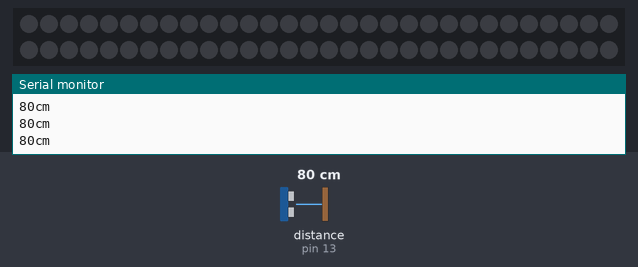
The sketch below on a simulated Arduino Uno, built with avr-gcc and run on an emulated ATmega328P. On the bench: 60 RGB LEDs in strip order, left to right, continuing on the next row, the last lines printed to the serial monitor. The test bench sets the inputs (shaded band); at power-on: distance to the obstacle (sensor on pin 13) 80 cm. The echo pulse lasts 58.3 µs per cm; dim RGB values are drawn brighter than linear.

Above: at 1.2 s.
1.3 s: distance to the obstacle (sensor on pin 13) set to 2 cm
At 1.82 s:
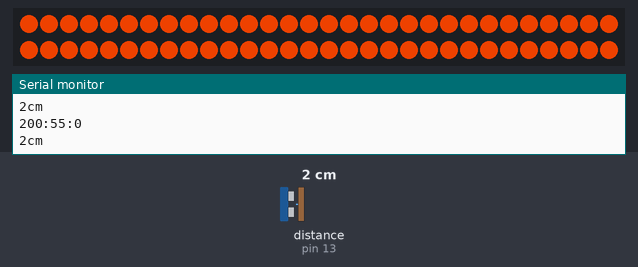
4.2 s: distance to the obstacle (sensor on pin 13) set to 250 cm
At 4.4 s:
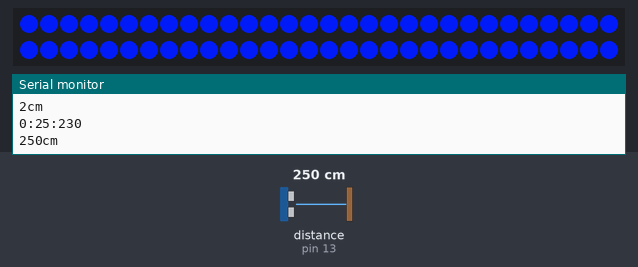
6.0 s: distance to the obstacle (sensor on pin 13) set to 4 cm
At 6.4 s:
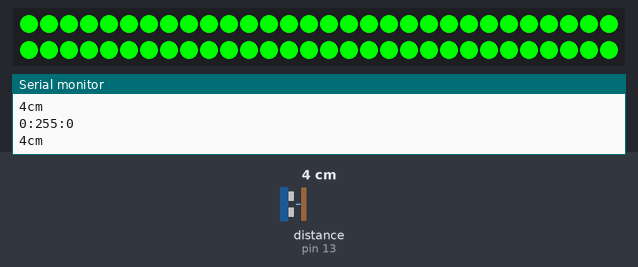
8.7 s: distance to the obstacle (sensor on pin 13) set to 18 cm
At 10.0 s:
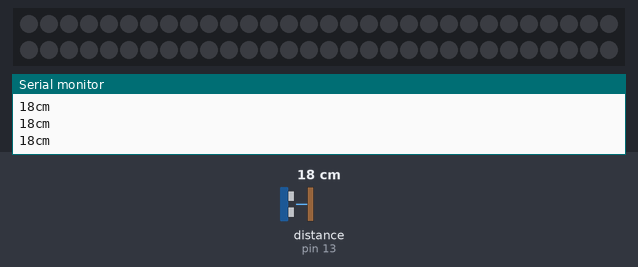
10.4 s: distance to the obstacle (sensor on pin 13) set to 9 cm
At 11.23 s:
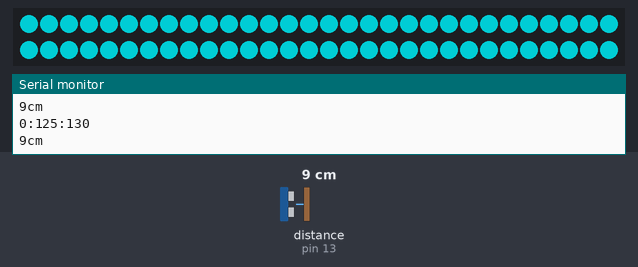
12.5 s: distance to the obstacle (sensor on pin 13) set to 35 cm
At 13.2 s:
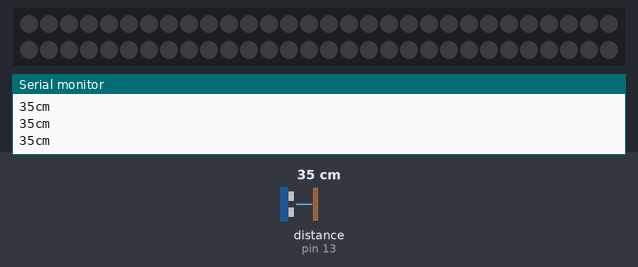
Timing chart, 0 to 15.3 s (numbered marks = the images above; inputs shaded):
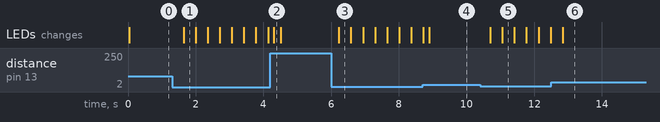

Measured:
- after the input at 1.3 s, the LEDs: change after 0.34 s (image 1)
- after the input at 6.0 s, the LEDs: change after 0.23 s (image 3)
- after the input at 8.7 s, the LEDs: first differ from a run without the input after 0.20 s (image 4)
- after the input at 10.4 s, the LEDs: first change after 0.30 s (image 5 shows a later state)
- after the input at 12.5 s, the LEDs: change after 0.34 s (image 6)

The sketch:

GAMING_SANDOGASA.ino
```cpp
#include <FastLED.h>
#include <SR04.h>

//LEDテープ
#define LED_LENGTH 60
#define LED_CONTROL_PIN 3
#define DELAY 1

//超音波センサー
#define TRIG_PIN 13
#define ECHO_PIN 12
#define TRIGGER_DISTANCE 10
SR04 sr04 = SR04(ECHO_PIN,TRIG_PIN);

CRGB leds[LED_LENGTH];

void setup() {
  Serial.begin( 9600);
  FastLED.addLeds<WS2812B, LED_CONTROL_PIN, GRB>(leds, LED_LENGTH);
}

void loop() {

  //赤と緑のグラデーション
  for(int i=0; i<=255; i+=25){
    luminous(i,255-i,0);
    delay(DELAY);
    }

    // 赤と青のグラデーション
   for(int i=0; i<=255; i+=25){
       luminous(255-i,0,i);
       delay(DELAY);
   }

   //緑と青のグラーデション
   for(int i=0; i<=255; i+=25){
       luminous(0,i,255-i);
       delay(DELAY);
   }
}

void luminous(int red, int green, int blue) {
  //センサー距離取得
  int value =sr04.Distance();
  Serial.print(value);
  Serial.println("cm");

  //指定範囲より離れてる場合は、消灯
  if(value > TRIGGER_DISTANCE) {
    for (int thisLED = 0; thisLED < LED_LENGTH; thisLED++) {
    leds[thisLED].r = 0;
    leds[thisLED].g = 0;
    leds[thisLED].b = 0;
    FastLED.show();
    }
    return;
  }

  //発光
  for (int thisLED = 0; thisLED < LED_LENGTH; thisLED++) {
    leds[thisLED].r = red;
    leds[thisLED].g = green;
    leds[thisLED].b = blue;
    FastLED.show();
    }
    Serial.print(red);
    Serial.print(":");
    Serial.print(green);
    Serial.print(":");
    Serial.println(blue);
}
```
